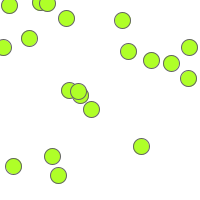
Frame 1 (no input)
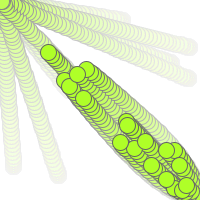
Frame 60 (the mouse pressed at the canvas centre just before this capture)
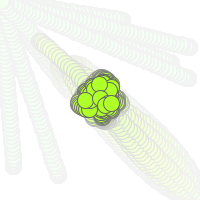
Frame 120 (the mouse held since frame 60 and released just before this capture)

The Processing sketch that drew these frames (run headless with seeded random() and noise(); from frame 60 on, the mouse is pressed at the canvas centre):

// Processing sketch: sketch_arrays
// ── sketch_arrays.pde
// Creating an array of objects.
Mover[] movers = new Mover[20];

void setup() {
  size(200,200);
  smooth();
  background(255);
  // Initializing all the elements of the array
  for (int i = 0; i < movers.length; i++) {
    movers[i] = new Mover();
  }
}

void draw() {
  noStroke();
  fill(255,10);
  rect(0,0,width,height);

  // Calling functions of all of the objects in the array.
  for (int i = 0; i < movers.length; i++) {
    movers[i].update();
    movers[i].checkEdges();
    movers[i].display();
  }
}

class Mover {

  PVector location;
  PVector velocity;
  PVector acceleration;
  float topspeed;

  Mover() {
    location = new PVector(random(width),random(height));
    velocity = new PVector(0,0);
    topspeed = 4;
  }

  void update() {

    // Our algorithm for calculating acceleration:
    PVector mouse = new PVector(mouseX,mouseY);
    PVector dir = PVector.sub(mouse,location);  // Find vector pointing towards mouse
    dir.normalize();     // Normalize
    dir.mult(0.5);       // Scale
    acceleration = dir;  // Set to acceleration

    // Motion 101!  Velocity changes by acceleration.  Location changes by velocity.
    velocity.add(acceleration);
    velocity.limit(topspeed);
    location.add(velocity);
  }

  void display() {
    stroke(100);
    fill(175,800,40);
    ellipse(location.x,location.y,16,16);
  }

  void checkEdges() {

    if (location.x > width) {
      location.x = 0;
    } else if (location.x < 0) {
      location.x = width;
    }

    if (location.y > height) {
      location.y = 0;
    }  else if (location.y < 0) {
      location.y = height;
    }

  }

}
